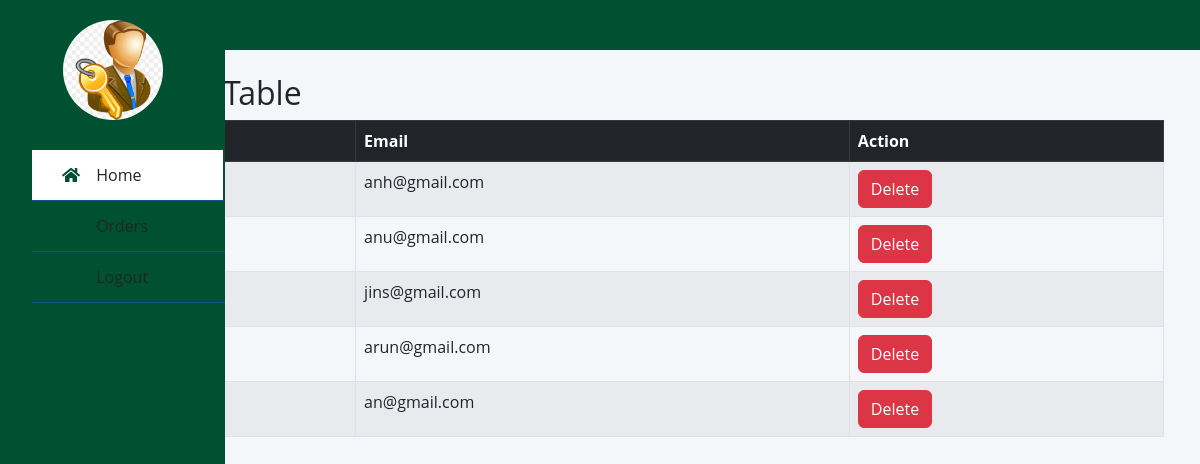
The page /admin_sellers/ on the database its author committed.
### userapp/models.py (models this page shows, shortened)
class CustomUser(AbstractUser):
    username = None
    USERNAME_FIELD  = 'email'
    name = models.CharField(max_length=100, default='')
    email = models.EmailField(unique=True)
    password = models.CharField(max_length=128)
    is_customer = models.BooleanField(default=False)
    is_seller = models.BooleanField(default=False)
    is_delivery = models.BooleanField(default=False)
    gstn = models.CharField(max_length=15, blank=True, null=True)
    hub_status=models.BooleanField(default=False)
    REQUIRED_FIELDS = []

### storeapp/views.py (the view)
def admin_seller(request):
    sellers = CustomUser.objects.filter(is_seller=True)
    return render(request, 'admin_seller.html', {'sellers': sellers})

### template/admin_seller.html (shortened to what this page needs)
{% load static %}
<!DOCTYPE html>
<html lang="en">
<head>
    <link href="https://maxcdn.bootstrapcdn.com/font-awesome/4.3.0/css/font-awesome.min.css" rel="stylesheet">
    <link rel="stylesheet" href="https://use.fontawesome.com/releases/v5.8.1/css/all.css">
    <link rel="stylesheet" href="https://cdn.jsdelivr.net/npm/bootstrap@5.2.3/dist/css/bootstrap.min.css">
</head>
<body>
    <div class="wrapper">
        <div class="section">
            <div class="top_navbar">
                <div class="hamburger">
                    <a href="#">
                        <i class="fas fa-bars"></i>
                    </a>
                </div>
            </div>
        </div>
        <div class="sidebar">
           <div class="profile">
            <img src="{% static 'img/admin.png' %}">
    </div>
            <ul>
                <li>
                    <a href="{% url 'admin_home'  %}" class="active text-dark" style="text-decoration:none;">
                        <span class="icon"><i class="fas fa-home"></i></span>
                        <span class="item">Home</span>
                    </a>
                </li>
                <li>
                    <a href="{% url 'hub_orders' %}" class=" text-dark" style="text-decoration:none;">
                        <span class="icon"><i class="fas fa-desktop"></i></span>
                        <span class="item">Orders</span>
                    </a>
                </li>
                <li>
                    <a href="{% url 'logout' %}" class=" text-dark" style="text-decoration:none;">
                        <span class="icon"><i class="fas fa-sign-out-alt"></i></span>
                        <span class="item">Logout</span>
                    </a>
                </li>
            </ul>
        </div>
    </div>
    <div class="container mt-4 ps-5 me-4">
        <div class="row ps-5">
            <div class="col-md-12">
                <h2>Seller Table</h2>
        <table class="table table-bordered table-striped">
            <thead class="table-dark">
                <tr>
                    <th>Name</th>
                    <th>Email</th>
                    <th>Action</th>
                </tr>
            </thead>
            <tbody>
                {% for seller in sellers %}
                <tr>
                    <td>{{ seller.name }}</td>
                    <td>{{ seller.email }}</td>
                    <td>
                        {% if not seller.is_active %}
                                <button onclick="activateSeller({{ seller.id }})" class="btn btn-primary">Activate</button>
                                {% else %}
                                <button onclick="deactivateSeller({{ seller.id }})" class="btn btn-danger">Delete</button>
                                {% endif %}
                    </td>
                </tr>
                {% endfor %}
            </tbody>
        </table>
    </div>
    </div>
    </div>
</body>
</html>

### template/admin_seller.html (style rules this page uses)
* { list-style: none; text-decoration: none; margin: 0; padding: 0; box-sizing: border-box; font-family: 'Open Sans', sans-serif; }
body { background: #f5f6fa; margin: 0; padding: 0; }
.wrapper .sidebar { background: rgb(0, 80, 50); position: fixed; top: 0; left: 0; width: 225px; height: 100%; padding: 20px 0; transition: all 0.5s ease; z-index: 1000; }
.wrapper .sidebar .profile { margin-bottom: 30px; text-align: center; }
.wrapper .sidebar .profile img { display: block; width: 100px; height: 100px; border-radius: 50%; margin: 0 auto; }
.wrapper .sidebar ul li a { display: block; padding: 13px 30px; border-bottom: 1px solid #10558d; background: rgb(0, 80, 50); font-size: 16px; position: relative; }
.wrapper .sidebar ul li a .icon { color: rgb(0, 80, 50); width: 30px; display: inline-block; }
.wrapper .sidebar ul li a:hover, .wrapper .sidebar ul li a.active { color: rgb(0, 80, 50); background:white; border-right: 2px solid rgb(0, 80, 50); ; }
.wrapper .sidebar ul li a:hover .icon, .wrapper .sidebar ul li a.active .icon { color: rgb(0, 80, 50); }
.wrapper .sidebar ul li a:hover:before, .wrapper .sidebar ul li a.active:before { display: block; }
.wrapper .section { width: calc(100% - 225px); margin-left: 225px; transition: all 0.5s ease; }
.wrapper .section .top_navbar { background: rgb(0, 80, 50); height: 50px; display: flex; align-items: center; padding: 0 30px; }
.wrapper .section .top_navbar .hamburger a { font-size: 28px; color: rgb(0, 80, 50); }
.wrapper .section .top_navbar .hamburger { margin-left: auto; }

### rows shown on the page
CustomUser: email "anh@gmail.com"
CustomUser: email "anu@gmail.com"
CustomUser: email "jins@gmail.com"
CustomUser: email "arun@gmail.com"
CustomUser: email "an@gmail.com"
